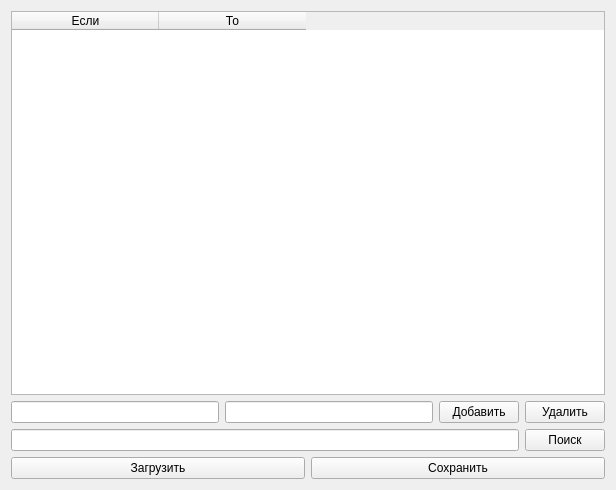
<?xml version="1.0" encoding="UTF-8"?>
<ui version="4.0">
 <class>Form</class>
 <widget class="QWidget" name="Form">
  <property name="geometry">
   <rect>
    <x>0</x>
    <y>0</y>
    <width>616</width>
    <height>490</height>
   </rect>
  </property>
  <property name="windowTitle">
   <string>ProdApp</string>
  </property>
  <layout class="QVBoxLayout" name="verticalLayout">
   <item>
    <widget class="QTableWidget" name="rules_tw">
     <property name="lineWidth">
      <number>1</number>
     </property>
     <property name="horizontalScrollBarPolicy">
      <enum>Qt::ScrollBarAlwaysOff</enum>
     </property>
     <property name="sizeAdjustPolicy">
      <enum>QAbstractScrollArea::AdjustToContentsOnFirstShow</enum>
     </property>
     <attribute name="horizontalHeaderVisible">
      <bool>true</bool>
     </attribute>
     <attribute name="horizontalHeaderCascadingSectionResizes">
      <bool>false</bool>
     </attribute>
     <attribute name="horizontalHeaderDefaultSectionSize">
      <number>147</number>
     </attribute>
     <attribute name="horizontalHeaderMinimumSectionSize">
      <number>93</number>
     </attribute>
     <attribute name="verticalHeaderVisible">
      <bool>false</bool>
     </attribute>
     <attribute name="verticalHeaderHighlightSections">
      <bool>false</bool>
     </attribute>
     <column>
      <property name="text">
       <string>Если</string>
      </property>
     </column>
     <column>
      <property name="text">
       <string>То</string>
      </property>
     </column>
    </widget>
   </item>
   <item>
    <layout class="QHBoxLayout" name="horizontalLayout">
     <item>
      <widget class="QLineEdit" name="ruleIf_le"/>
     </item>
     <item>
      <widget class="QLineEdit" name="ruleThen_le"/>
     </item>
     <item>
      <widget class="QPushButton" name="add_pb">
       <property name="text">
        <string>Добавить</string>
       </property>
      </widget>
     </item>
     <item>
      <widget class="QPushButton" name="delete_pb">
       <property name="text">
        <string>Удалить</string>
       </property>
      </widget>
     </item>
    </layout>
   </item>
   <item>
    <layout class="QHBoxLayout" name="horizontalLayout_2">
     <item>
      <widget class="QLineEdit" name="search_le">
       <property name="text">
        <string/>
       </property>
      </widget>
     </item>
     <item>
      <widget class="QPushButton" name="search_pb">
       <property name="text">
        <string>Поиск</string>
       </property>
      </widget>
     </item>
    </layout>
   </item>
   <item>
    <layout class="QHBoxLayout" name="horizontalLayout_3">
     <item>
      <widget class="QPushButton" name="load_pb">
       <property name="text">
        <string>Загрузить</string>
       </property>
      </widget>
     </item>
     <item>
      <widget class="QPushButton" name="save_pb">
       <property name="text">
        <string>Сохранить</string>
       </property>
      </widget>
     </item>
    </layout>
   </item>
  </layout>
 </widget>
 <resources/>
 <connections/>
</ui>
